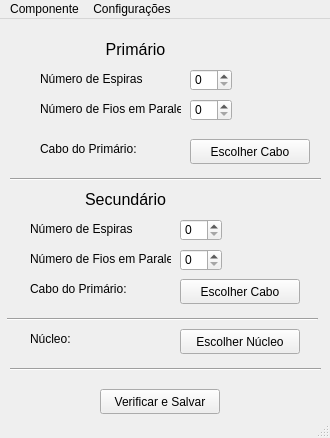
<?xml version="1.0" encoding="UTF-8"?>
<ui version="4.0">
 <class>CreateTransformerWindow</class>
 <widget class="QMainWindow" name="CreateTransformerWindow">
  <property name="geometry">
   <rect>
    <x>0</x>
    <y>0</y>
    <width>330</width>
    <height>438</height>
   </rect>
  </property>
  <property name="minimumSize">
   <size>
    <width>330</width>
    <height>438</height>
   </size>
  </property>
  <property name="maximumSize">
   <size>
    <width>330</width>
    <height>438</height>
   </size>
  </property>
  <property name="windowTitle">
   <string>Transformador</string>
  </property>
  <property name="iconSize">
   <size>
    <width>24</width>
    <height>24</height>
   </size>
  </property>
  <widget class="QWidget" name="centralwidget">
   <widget class="QSpinBox" name="input_Np">
    <property name="geometry">
     <rect>
      <x>190</x>
      <y>50</y>
      <width>42</width>
      <height>22</height>
     </rect>
    </property>
    <property name="maximum">
     <number>200</number>
    </property>
   </widget>
   <widget class="QSpinBox" name="input_Npp">
    <property name="geometry">
     <rect>
      <x>190</x>
      <y>80</y>
      <width>42</width>
      <height>22</height>
     </rect>
    </property>
    <property name="maximum">
     <number>200</number>
    </property>
   </widget>
   <widget class="QPushButton" name="buttonPrimaryCableSel">
    <property name="geometry">
     <rect>
      <x>190</x>
      <y>120</y>
      <width>120</width>
      <height>25</height>
     </rect>
    </property>
    <property name="sizePolicy">
     <sizepolicy hsizetype="Fixed" vsizetype="Fixed">
      <horstretch>0</horstretch>
      <verstretch>0</verstretch>
     </sizepolicy>
    </property>
    <property name="minimumSize">
     <size>
      <width>120</width>
      <height>25</height>
     </size>
    </property>
    <property name="maximumSize">
     <size>
      <width>120</width>
      <height>25</height>
     </size>
    </property>
    <property name="text">
     <string>Escolher Cabo</string>
    </property>
   </widget>
   <widget class="QLabel" name="label">
    <property name="geometry">
     <rect>
      <x>40</x>
      <y>50</y>
      <width>121</width>
      <height>20</height>
     </rect>
    </property>
    <property name="sizePolicy">
     <sizepolicy hsizetype="Fixed" vsizetype="Fixed">
      <horstretch>0</horstretch>
      <verstretch>0</verstretch>
     </sizepolicy>
    </property>
    <property name="minimumSize">
     <size>
      <width>121</width>
      <height>20</height>
     </size>
    </property>
    <property name="maximumSize">
     <size>
      <width>141</width>
      <height>20</height>
     </size>
    </property>
    <property name="text">
     <string>Número de Espiras</string>
    </property>
   </widget>
   <widget class="QLabel" name="label2">
    <property name="geometry">
     <rect>
      <x>40</x>
      <y>80</y>
      <width>141</width>
      <height>20</height>
     </rect>
    </property>
    <property name="sizePolicy">
     <sizepolicy hsizetype="Fixed" vsizetype="Fixed">
      <horstretch>0</horstretch>
      <verstretch>0</verstretch>
     </sizepolicy>
    </property>
    <property name="minimumSize">
     <size>
      <width>121</width>
      <height>20</height>
     </size>
    </property>
    <property name="maximumSize">
     <size>
      <width>141</width>
      <height>20</height>
     </size>
    </property>
    <property name="text">
     <string>Número de Fios em Paralelo</string>
    </property>
   </widget>
   <widget class="QPushButton" name="buttonVerify">
    <property name="geometry">
     <rect>
      <x>100</x>
      <y>370</y>
      <width>120</width>
      <height>25</height>
     </rect>
    </property>
    <property name="sizePolicy">
     <sizepolicy hsizetype="Fixed" vsizetype="Fixed">
      <horstretch>0</horstretch>
      <verstretch>0</verstretch>
     </sizepolicy>
    </property>
    <property name="minimumSize">
     <size>
      <width>120</width>
      <height>25</height>
     </size>
    </property>
    <property name="maximumSize">
     <size>
      <width>120</width>
      <height>25</height>
     </size>
    </property>
    <property name="text">
     <string>Verificar e Salvar</string>
    </property>
   </widget>
   <widget class="QLabel" name="label_6">
    <property name="geometry">
     <rect>
      <x>40</x>
      <y>120</y>
      <width>141</width>
      <height>20</height>
     </rect>
    </property>
    <property name="sizePolicy">
     <sizepolicy hsizetype="Fixed" vsizetype="Fixed">
      <horstretch>0</horstretch>
      <verstretch>0</verstretch>
     </sizepolicy>
    </property>
    <property name="minimumSize">
     <size>
      <width>80</width>
      <height>20</height>
     </size>
    </property>
    <property name="maximumSize">
     <size>
      <width>141</width>
      <height>20</height>
     </size>
    </property>
    <property name="text">
     <string>Cabo do Primário:</string>
    </property>
   </widget>
   <widget class="QLabel" name="label_2">
    <property name="geometry">
     <rect>
      <x>40</x>
      <y>20</y>
      <width>191</width>
      <height>20</height>
     </rect>
    </property>
    <property name="font">
     <font>
      <pointsize>12</pointsize>
     </font>
    </property>
    <property name="text">
     <string>Primário</string>
    </property>
    <property name="alignment">
     <set>Qt::AlignCenter</set>
    </property>
   </widget>
   <widget class="QLabel" name="label_4">
    <property name="geometry">
     <rect>
      <x>30</x>
      <y>170</y>
      <width>191</width>
      <height>20</height>
     </rect>
    </property>
    <property name="font">
     <font>
      <pointsize>12</pointsize>
     </font>
    </property>
    <property name="text">
     <string>Secundário</string>
    </property>
    <property name="alignment">
     <set>Qt::AlignCenter</set>
    </property>
   </widget>
   <widget class="QSpinBox" name="input_Nps">
    <property name="geometry">
     <rect>
      <x>180</x>
      <y>230</y>
      <width>42</width>
      <height>22</height>
     </rect>
    </property>
    <property name="maximum">
     <number>200</number>
    </property>
   </widget>
   <widget class="QSpinBox" name="input_Ns">
    <property name="geometry">
     <rect>
      <x>180</x>
      <y>200</y>
      <width>42</width>
      <height>22</height>
     </rect>
    </property>
    <property name="maximum">
     <number>200</number>
    </property>
   </widget>
   <widget class="QLabel" name="label2_2">
    <property name="geometry">
     <rect>
      <x>30</x>
      <y>230</y>
      <width>141</width>
      <height>20</height>
     </rect>
    </property>
    <property name="sizePolicy">
     <sizepolicy hsizetype="Fixed" vsizetype="Fixed">
      <horstretch>0</horstretch>
      <verstretch>0</verstretch>
     </sizepolicy>
    </property>
    <property name="minimumSize">
     <size>
      <width>121</width>
      <height>20</height>
     </size>
    </property>
    <property name="maximumSize">
     <size>
      <width>141</width>
      <height>20</height>
     </size>
    </property>
    <property name="text">
     <string>Número de Fios em Paralelo</string>
    </property>
   </widget>
   <widget class="QLabel" name="label_7">
    <property name="geometry">
     <rect>
      <x>30</x>
      <y>200</y>
      <width>121</width>
      <height>20</height>
     </rect>
    </property>
    <property name="sizePolicy">
     <sizepolicy hsizetype="Fixed" vsizetype="Fixed">
      <horstretch>0</horstretch>
      <verstretch>0</verstretch>
     </sizepolicy>
    </property>
    <property name="minimumSize">
     <size>
      <width>121</width>
      <height>20</height>
     </size>
    </property>
    <property name="maximumSize">
     <size>
      <width>141</width>
      <height>20</height>
     </size>
    </property>
    <property name="text">
     <string>Número de Espiras</string>
    </property>
   </widget>
   <widget class="QLabel" name="label_3">
    <property name="geometry">
     <rect>
      <x>50</x>
      <y>310</y>
      <width>16</width>
      <height>16</height>
     </rect>
    </property>
    <property name="text">
     <string/>
    </property>
   </widget>
   <widget class="QPushButton" name="buttonCoreSel">
    <property name="geometry">
     <rect>
      <x>180</x>
      <y>310</y>
      <width>120</width>
      <height>25</height>
     </rect>
    </property>
    <property name="sizePolicy">
     <sizepolicy hsizetype="Fixed" vsizetype="Fixed">
      <horstretch>0</horstretch>
      <verstretch>0</verstretch>
     </sizepolicy>
    </property>
    <property name="minimumSize">
     <size>
      <width>120</width>
      <height>25</height>
     </size>
    </property>
    <property name="maximumSize">
     <size>
      <width>120</width>
      <height>25</height>
     </size>
    </property>
    <property name="text">
     <string>Escolher Núcleo</string>
    </property>
   </widget>
   <widget class="QLabel" name="label_5">
    <property name="geometry">
     <rect>
      <x>30</x>
      <y>310</y>
      <width>141</width>
      <height>20</height>
     </rect>
    </property>
    <property name="sizePolicy">
     <sizepolicy hsizetype="Fixed" vsizetype="Fixed">
      <horstretch>0</horstretch>
      <verstretch>0</verstretch>
     </sizepolicy>
    </property>
    <property name="minimumSize">
     <size>
      <width>80</width>
      <height>20</height>
     </size>
    </property>
    <property name="maximumSize">
     <size>
      <width>141</width>
      <height>20</height>
     </size>
    </property>
    <property name="text">
     <string>Núcleo:</string>
    </property>
   </widget>
   <widget class="QPushButton" name="buttonSecondaryCableSel">
    <property name="geometry">
     <rect>
      <x>180</x>
      <y>260</y>
      <width>120</width>
      <height>25</height>
     </rect>
    </property>
    <property name="sizePolicy">
     <sizepolicy hsizetype="Fixed" vsizetype="Fixed">
      <horstretch>0</horstretch>
      <verstretch>0</verstretch>
     </sizepolicy>
    </property>
    <property name="minimumSize">
     <size>
      <width>120</width>
      <height>25</height>
     </size>
    </property>
    <property name="maximumSize">
     <size>
      <width>120</width>
      <height>25</height>
     </size>
    </property>
    <property name="text">
     <string>Escolher Cabo</string>
    </property>
   </widget>
   <widget class="QLabel" name="label_8">
    <property name="geometry">
     <rect>
      <x>30</x>
      <y>260</y>
      <width>141</width>
      <height>20</height>
     </rect>
    </property>
    <property name="sizePolicy">
     <sizepolicy hsizetype="Fixed" vsizetype="Fixed">
      <horstretch>0</horstretch>
      <verstretch>0</verstretch>
     </sizepolicy>
    </property>
    <property name="minimumSize">
     <size>
      <width>80</width>
      <height>20</height>
     </size>
    </property>
    <property name="maximumSize">
     <size>
      <width>141</width>
      <height>20</height>
     </size>
    </property>
    <property name="text">
     <string>Cabo do Primário:</string>
    </property>
   </widget>
   <widget class="Line" name="line">
    <property name="geometry">
     <rect>
      <x>7</x>
      <y>290</y>
      <width>311</width>
      <height>20</height>
     </rect>
    </property>
    <property name="orientation">
     <enum>Qt::Horizontal</enum>
    </property>
   </widget>
   <widget class="Line" name="line_2">
    <property name="geometry">
     <rect>
      <x>10</x>
      <y>150</y>
      <width>311</width>
      <height>20</height>
     </rect>
    </property>
    <property name="orientation">
     <enum>Qt::Horizontal</enum>
    </property>
   </widget>
   <widget class="Line" name="line_3">
    <property name="geometry">
     <rect>
      <x>10</x>
      <y>340</y>
      <width>311</width>
      <height>20</height>
     </rect>
    </property>
    <property name="orientation">
     <enum>Qt::Horizontal</enum>
    </property>
   </widget>
  </widget>
  <widget class="QMenuBar" name="menubar">
   <property name="geometry">
    <rect>
     <x>0</x>
     <y>0</y>
     <width>330</width>
     <height>21</height>
    </rect>
   </property>
   <widget class="QMenu" name="menuFile">
    <property name="title">
     <string>Componente</string>
    </property>
    <addaction name="actionNew"/>
    <addaction name="actionSave"/>
   </widget>
   <widget class="QMenu" name="menuConfigura_es">
    <property name="title">
     <string>Configurações</string>
    </property>
    <addaction name="actionOtimizador"/>
    <addaction name="actionFatores_de_Seguran_a"/>
   </widget>
   <addaction name="menuFile"/>
   <addaction name="menuConfigura_es"/>
  </widget>
  <widget class="QStatusBar" name="statusbar"/>
  <action name="actionNew">
   <property name="text">
    <string>Novo</string>
   </property>
  </action>
  <action name="actionSave">
   <property name="text">
    <string>Salvar</string>
   </property>
  </action>
  <action name="actionOtimizador">
   <property name="text">
    <string>Otimizador</string>
   </property>
  </action>
  <action name="actionFatores_de_Seguran_a">
   <property name="text">
    <string>Fatores de Segurança</string>
   </property>
  </action>
 </widget>
 <resources/>
 <connections/>
</ui>
